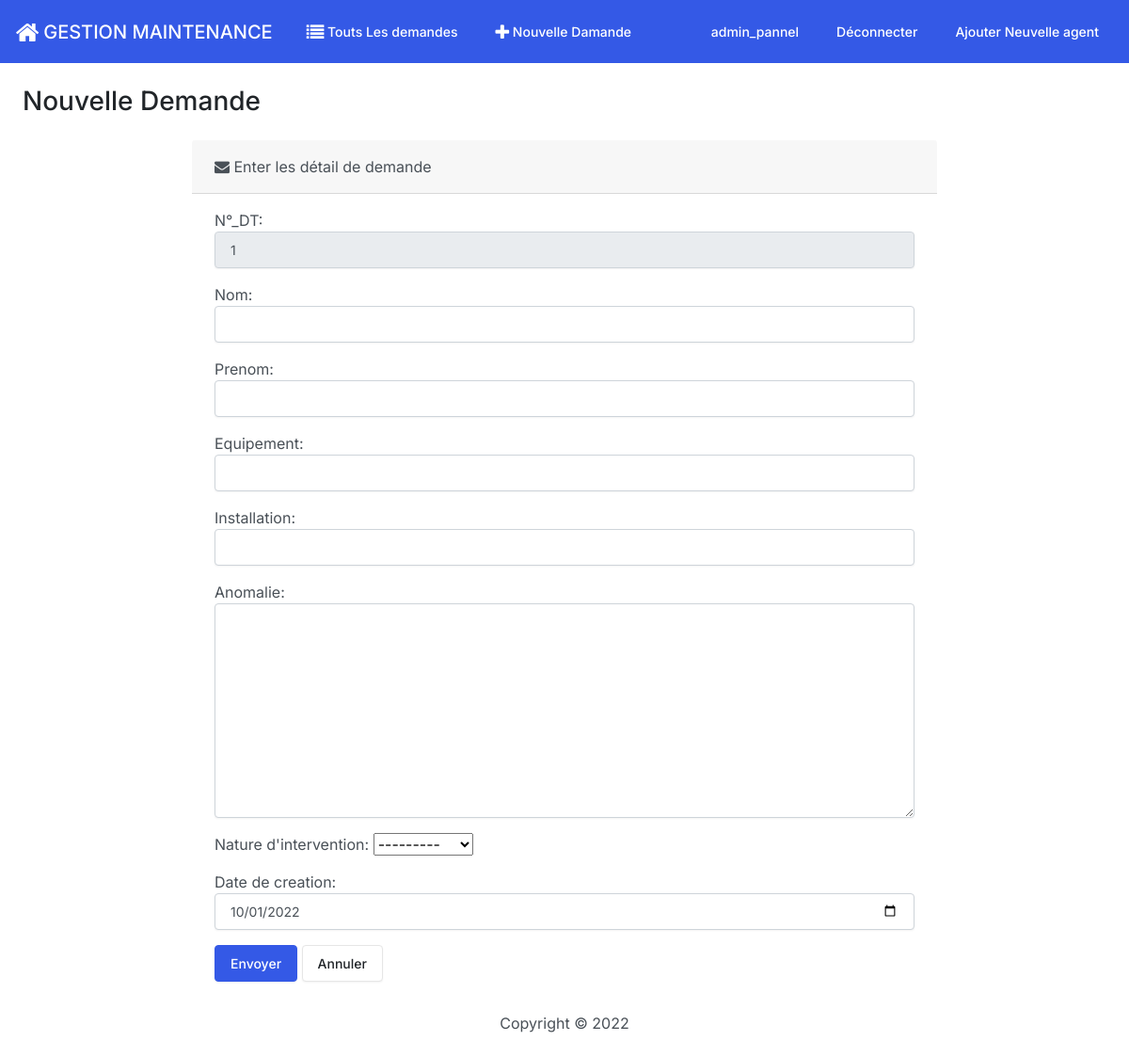
The app's page /curative/add/ (signed in), older data.
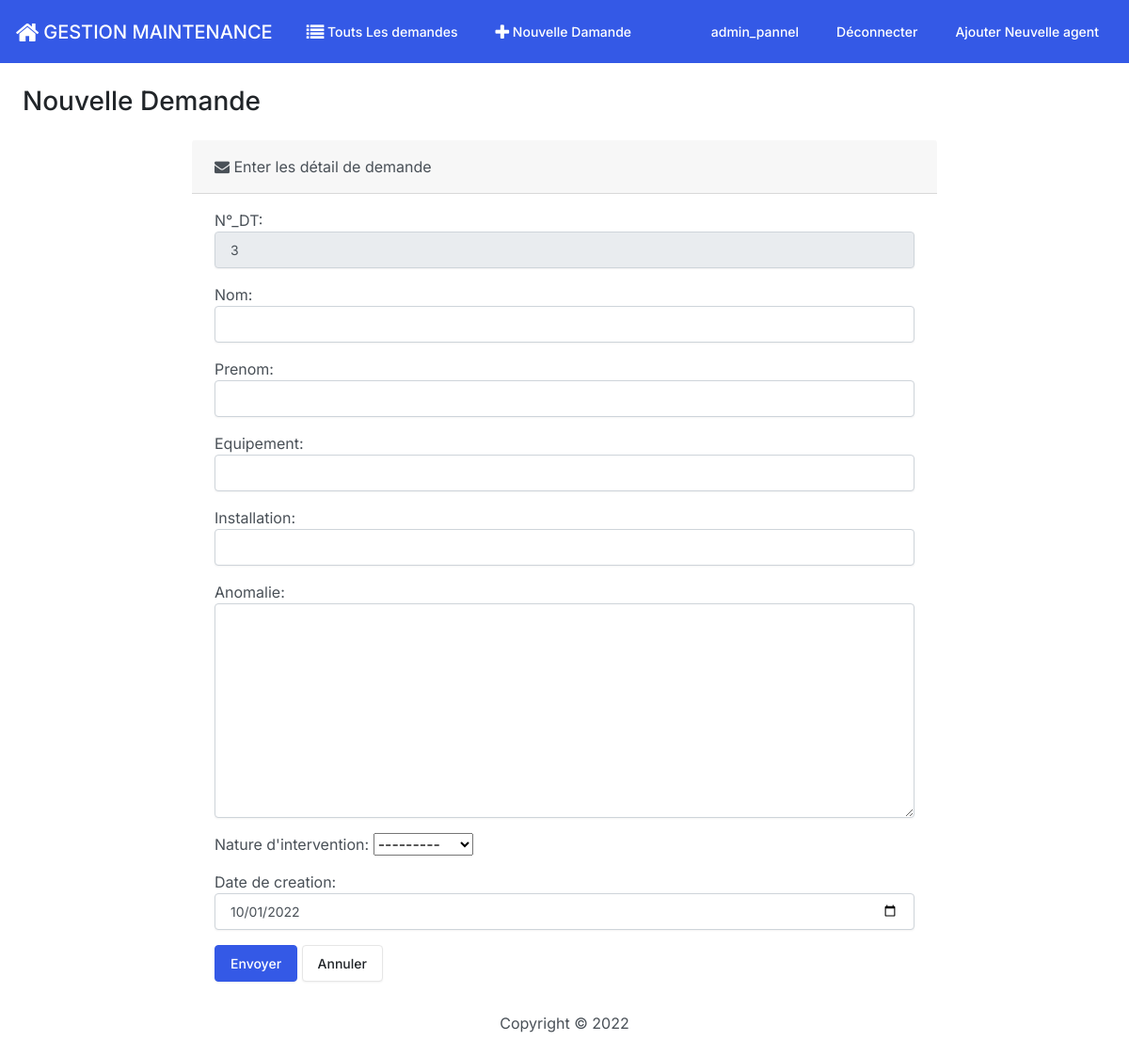
The same page, newer data.
### dt/models.py (models this page shows, shortened)
class work_request(models.Model):
    CHOICES = (("Electrique","Electrique"), ("Mecanique","Mecanique"), ("Commun","Commun"))
    number_DT= models.PositiveIntegerField(verbose_name = 'N°_DT', default=from_500)
    first_name = models.CharField(max_length =20, verbose_name = 'Nom')
    last_name = models.CharField(max_length = 20, verbose_name = 'Prenom')
    equipement = models.CharField(max_length = 20, verbose_name = 'Equipement')
    installation = models.CharField(max_length = 20, verbose_name = 'Installation')
    anomlie = models.TextField(max_length =500, verbose_name = 'Anomalie')
    service_conserne = models.CharField(choices= CHOICES, max_length = 20, verbose_name = 'Service consernée')
    Status = models.CharField( max_length=10, verbose_name = 'Action')
    date_creation = models.DateField()
    date_modifie = models.DateTimeField(auto_now_add = True)
    class Meta:
        verbose_name_plural = 'Demande de travaux'

### dt/views.py (the view)
# urls.py: path('add/', views.handel_new_wr, name= 'add_wr'),
@login_required
@permission_required('dt.add_work_request', login_url = '/curative' )
def handel_new_wr(request):
    data= request.user.has_perm('dt.add_work_request')
    permission = Permission.objects.filter(user= request.user)
    print(permission)
    print("data :", data)
    if request.method == 'POST':
        form = handel_create_dt_form(request.POST)
        if form.is_valid():
            new_number_dt = form.cleaned_data['number_DT']
            new_first_name = form.cleaned_data['first_name']
            new_last_name = form.cleaned_data['last_name']
            new_equipement = form.cleaned_data['equipement']
            new_installation = form.cleaned_data['installation']
            new_anomalie = form.cleaned_data['anomlie']
            new_service_conserne = form.cleaned_data['service_conserne']
            new_date_creation = form.cleaned_data['date_creation']
            new_wr = work_request(
                number_DT = new_number_dt,
               first_name = new_first_name,
               last_name = new_last_name,
               equipement = new_equipement,
               installation = new_installation,
               anomlie = new_anomalie,
               service_conserne = new_service_conserne,
               Status = 'En cours',
               date_creation = new_date_creation,
            )
            new_wr.save()
            context ={ 'form': handel_create_dt_form(), 'success': True}
            return render(request, 'dt/add_wr.html',context)
    else:
        form = handel_create_dt_form()
        context = {'form':form}
        return render(request, 'dt/add_wr.html', context)

### dt/models.py (called while the page is built)
def from_500():
    largest = work_request.objects.all().order_by('number_DT').last()
    if not largest:
        return 1
    return largest.number_DT + 1

### dt/templates/dt/add_wr.html (shortened to what this page needs)
{% extends 'base.html'%}
{% block content %}
<h3 class="text_center m-4">Nouvelle  Demande</h3>
{% if success %}
<div class = 'alert alert-success' role = 'alert'>
    <a href = '{% url "add_wr" %}' class = 'alert-link'>  Create Nouvelle  Demande</a>
</div>
{% else %}
<div class = 'row justify-content-center'>
    <div class = 'col-8'>
        <div class = 'card-bg-light mb-3'>
            <div class=" card-header">
                <i class = 'fa fa-envelope'></i> Enter les détail de demande
            </div>
            <div class = 'card-body'>
                <form action = '{% url "add_wr" %}' method = 'post'>
                    {{ form.as_p }}
                    <button type = 'submit' class = 'btn btn-primary'>Envoyer</button>
                    <a href =" {% url 'handel_work_request' %}" class = 'btn btn-secondary'>Annuler</a>
                </form>
            </div>
        </div>
    </div>
</div>
{% endif %}
{% endblock %}

Row changes from the older to the newer data that the page shows:
removed work_request: number_DT "1", service_conserne "---------", date_creation "10/01/2022"
added work_request: number_DT "3", service_conserne "---------", date_creation "10/01/2022"
